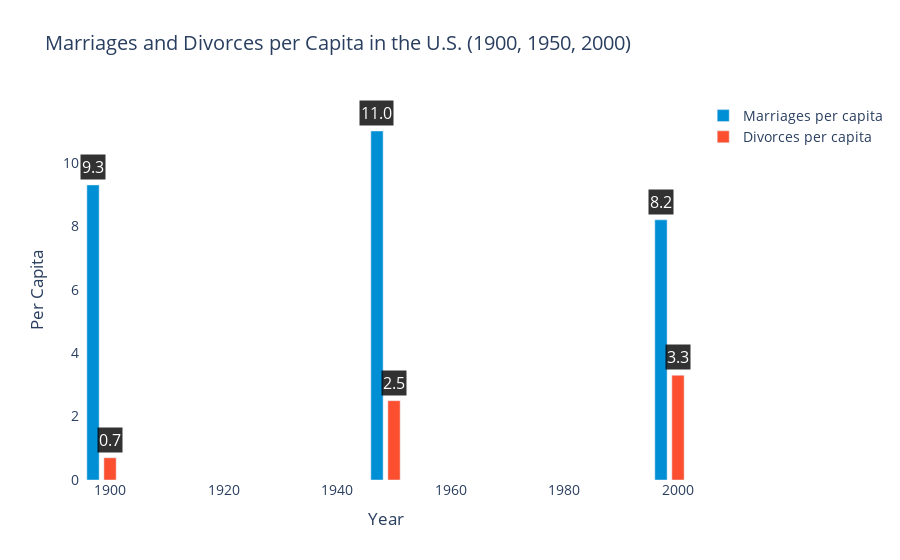

Write notebook code for a chart like this one.
### Markdown cell above
Create a vertical bar chart comparing the number of marriages and divorces per
capita in the U.S. between 1900, 1950, and 2000.
Don't forget to label your axes!

### Code cell
import pandas as pd
import plotly.graph_objects as go

df = pd.read_csv("us-marriages-divorces-1867-2014.csv")

df = df[df["Year"].isin([1900, 1950, 2000])]

fig = go.Figure()

fig.add_trace(go.Bar(x=df["Year"] - 3, y=df["Marriages_per_1000"], name="Marriages per capita", marker_color="#008fd5"))
fig.add_trace(go.Bar(x=df["Year"], y=df["Divorces_per_1000"], name="Divorces per capita", marker_color="#fc4f30"))

for index, row in df.iterrows():
    fig.add_annotation(x=row["Year"] - 3, y=row["Marriages_per_1000"], text=str(row["Marriages_per_1000"]),
                       font=dict(color='white', size=16), showarrow=False, align='center',
                       xanchor='center', yanchor='bottom', yshift=5, bgcolor='black', opacity=0.8)
    fig.add_annotation(x=row["Year"], y=row["Divorces_per_1000"], text=str(row["Divorces_per_1000"]),
                       font=dict(color='white', size=16), showarrow=False, align='center',
                       xanchor='center', yanchor='bottom', yshift=5, bgcolor='black', opacity=0.8)

fig.update_layout(title="Marriages and Divorces per Capita in the U.S. (1900, 1950, 2000)",
                  xaxis_title="Year",
                  yaxis_title="Per Capita",
                  font=dict(size=14),
                  legend=dict(font=dict(size=14)),
                  plot_bgcolor='white',
                  barmode='group',
                  bargap=0.2,
                  bargroupgap=0.1)

fig.show()

### Figure 1 — Plotly figure (JSON) as saved in the notebook; plotly's stock layout.template omitted (floating-point values rounded to 4 significant figures)
{"data": [{"marker": {"color": "#008fd5"}, "name": "Marriages per capita", "type": "bar", "x": [1897, 1947, 1997], "y": [9.3, 11, 8.2]}, {"marker": {"color": "#fc4f30"}, "name": "Divorces per capita", "type": "bar", "x": [1900, 1950, 2000], "y": [0.7, 2.5, 3.3]}], "layout": {"annotations": [{"align": "center", "bgcolor": "black", "font": {"color": "white", "size": 16}, "opacity": 0.8, "showarrow": false, "text": "9.3", "x": 1897, "xanchor": "center", "y": 9.3, "yanchor": "bottom", "yshift": 5}, {"align": "center", "bgcolor": "black", "font": {"color": "white", "size": 16}, "opacity": 0.8, "showarrow": false, "text": "0.7", "x": 1900, "xanchor": "center", "y": 0.7, "yanchor": "bottom", "yshift": 5}, {"align": "center", "bgcolor": "black", "font": {"color": "white", "size": 16}, "opacity": 0.8, "showarrow": false, "text": "11.0", "x": 1947, "xanchor": "center", "y": 11, "yanchor": "bottom", "yshift": 5}, {"align": "center", "bgcolor": "black", "font": {"color": "white", "size": 16}, "opacity": 0.8, "showarrow": false, "text": "2.5", "x": 1950, "xanchor": "center", "y": 2.5, "yanchor": "bottom", "yshift": 5}, {"align": "center", "bgcolor": "black", "font": {"color": "white", "size": 16}, "opacity": 0.8, "showarrow": false, "text": "8.2", "x": 1997, "xanchor": "center", "y": 8.2, "yanchor": "bottom", "yshift": 5}, {"align": "center", "bgcolor": "black", "font": {"color": "white", "size": 16}, "opacity": 0.8, "showarrow": false, "text": "3.3", "x": 2000, "xanchor": "center", "y": 3.3, "yanchor": "bottom", "yshift": 5}], "bargap": 0.2, "bargroupgap": 0.1, "barmode": "group", "font": {"size": 14}, "legend": {"font": {"size": 14}}, "plot_bgcolor": "white", "title": {"text": "Marriages and Divorces per Capita in the U.S. (1900, 1950, 2000)"}, "xaxis": {"title": {"text": "Year"}}, "yaxis": {"title": {"text": "Per Capita"}}}}
